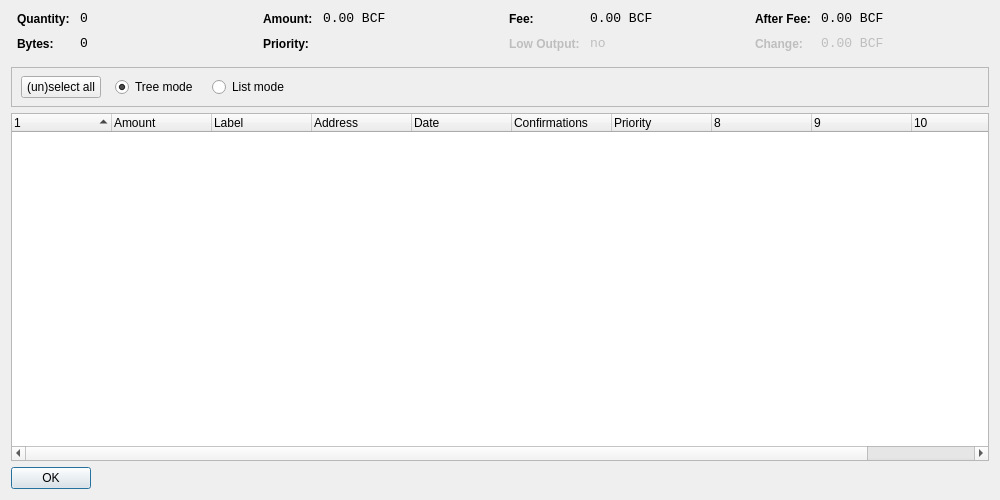
<?xml version="1.0" encoding="UTF-8"?>
<ui version="4.0">
 <class>CoinControlDialog</class>
 <widget class="QDialog" name="CoinControlDialog">
  <property name="geometry">
   <rect>
    <x>0</x>
    <y>0</y>
    <width>1000</width>
    <height>500</height>
   </rect>
  </property>
  <property name="windowTitle">
   <string>Coin Control</string>
  </property>
  <layout class="QVBoxLayout" name="verticalLayout">
   <item>
    <layout class="QHBoxLayout" name="horizontalLayoutTop" stretch="0,0,0,0">
     <property name="topMargin">
      <number>0</number>
     </property>
     <property name="bottomMargin">
      <number>10</number>
     </property>
     <item>
      <layout class="QFormLayout" name="formLayoutCoinControl1">
       <property name="horizontalSpacing">
        <number>10</number>
       </property>
       <property name="verticalSpacing">
        <number>10</number>
       </property>
       <property name="leftMargin">
        <number>6</number>
       </property>
       <property name="rightMargin">
        <number>6</number>
       </property>
       <item row="0" column="0">
        <widget class="QLabel" name="labelCoinControlQuantityText">
         <property name="styleSheet">
          <string notr="true">font-weight:bold;</string>
         </property>
         <property name="text">
          <string>Quantity:</string>
         </property>
        </widget>
       </item>
       <item row="0" column="1">
        <widget class="QLabel" name="labelCoinControlQuantity">
         <property name="font">
          <font>
           <family>Monospace</family>
           <pointsize>10</pointsize>
          </font>
         </property>
         <property name="cursor">
          <cursorShape>IBeamCursor</cursorShape>
         </property>
         <property name="contextMenuPolicy">
          <enum>Qt::ActionsContextMenu</enum>
         </property>
         <property name="text">
          <string>0</string>
         </property>
         <property name="textInteractionFlags">
          <set>Qt::LinksAccessibleByMouse|Qt::TextSelectableByKeyboard|Qt::TextSelectableByMouse</set>
         </property>
        </widget>
       </item>
       <item row="1" column="0">
        <widget class="QLabel" name="labelCoinControlBytesText">
         <property name="styleSheet">
          <string notr="true">font-weight:bold;</string>
         </property>
         <property name="text">
          <string>Bytes:</string>
         </property>
        </widget>
       </item>
       <item row="1" column="1">
        <widget class="QLabel" name="labelCoinControlBytes">
         <property name="font">
          <font>
           <family>Monospace</family>
           <pointsize>10</pointsize>
          </font>
         </property>
         <property name="cursor">
          <cursorShape>IBeamCursor</cursorShape>
         </property>
         <property name="contextMenuPolicy">
          <enum>Qt::ActionsContextMenu</enum>
         </property>
         <property name="text">
          <string>0</string>
         </property>
         <property name="textInteractionFlags">
          <set>Qt::LinksAccessibleByMouse|Qt::TextSelectableByKeyboard|Qt::TextSelectableByMouse</set>
         </property>
        </widget>
       </item>
      </layout>
     </item>
     <item>
      <layout class="QFormLayout" name="formLayoutCoinControl2">
       <property name="horizontalSpacing">
        <number>10</number>
       </property>
       <property name="verticalSpacing">
        <number>10</number>
       </property>
       <property name="leftMargin">
        <number>6</number>
       </property>
       <property name="rightMargin">
        <number>6</number>
       </property>
       <item row="0" column="0">
        <widget class="QLabel" name="labelCoinControlAmountText">
         <property name="styleSheet">
          <string notr="true">font-weight:bold;</string>
         </property>
         <property name="text">
          <string>Amount:</string>
         </property>
        </widget>
       </item>
       <item row="0" column="1">
        <widget class="QLabel" name="labelCoinControlAmount">
         <property name="font">
          <font>
           <family>Monospace</family>
           <pointsize>10</pointsize>
          </font>
         </property>
         <property name="cursor">
          <cursorShape>IBeamCursor</cursorShape>
         </property>
         <property name="contextMenuPolicy">
          <enum>Qt::ActionsContextMenu</enum>
         </property>
         <property name="text">
          <string>0.00 BCF</string>
         </property>
         <property name="textInteractionFlags">
          <set>Qt::LinksAccessibleByMouse|Qt::TextSelectableByKeyboard|Qt::TextSelectableByMouse</set>
         </property>
        </widget>
       </item>
       <item row="1" column="0">
        <widget class="QLabel" name="labelCoinControlPriorityText">
         <property name="styleSheet">
          <string notr="true">font-weight:bold;</string>
         </property>
         <property name="text">
          <string>Priority:</string>
         </property>
        </widget>
       </item>
       <item row="1" column="1">
        <widget class="QLabel" name="labelCoinControlPriority">
         <property name="font">
          <font>
           <family>Monospace</family>
           <pointsize>10</pointsize>
          </font>
         </property>
         <property name="cursor">
          <cursorShape>IBeamCursor</cursorShape>
         </property>
         <property name="contextMenuPolicy">
          <enum>Qt::ActionsContextMenu</enum>
         </property>
         <property name="text">
          <string/>
         </property>
         <property name="textInteractionFlags">
          <set>Qt::LinksAccessibleByMouse|Qt::TextSelectableByKeyboard|Qt::TextSelectableByMouse</set>
         </property>
        </widget>
       </item>
      </layout>
     </item>
     <item>
      <layout class="QFormLayout" name="formLayoutCoinControl3">
       <property name="horizontalSpacing">
        <number>10</number>
       </property>
       <property name="verticalSpacing">
        <number>10</number>
       </property>
       <property name="leftMargin">
        <number>6</number>
       </property>
       <property name="rightMargin">
        <number>6</number>
       </property>
       <item row="0" column="0">
        <widget class="QLabel" name="labelCoinControlFeeText">
         <property name="styleSheet">
          <string notr="true">font-weight:bold;</string>
         </property>
         <property name="text">
          <string>Fee:</string>
         </property>
        </widget>
       </item>
       <item row="0" column="1">
        <widget class="QLabel" name="labelCoinControlFee">
         <property name="font">
          <font>
           <family>Monospace</family>
           <pointsize>10</pointsize>
          </font>
         </property>
         <property name="cursor">
          <cursorShape>IBeamCursor</cursorShape>
         </property>
         <property name="contextMenuPolicy">
          <enum>Qt::ActionsContextMenu</enum>
         </property>
         <property name="text">
          <string>0.00 BCF</string>
         </property>
         <property name="textInteractionFlags">
          <set>Qt::LinksAccessibleByMouse|Qt::TextSelectableByKeyboard|Qt::TextSelectableByMouse</set>
         </property>
        </widget>
       </item>
       <item row="1" column="0">
        <widget class="QLabel" name="labelCoinControlLowOutputText">
         <property name="enabled">
          <bool>false</bool>
         </property>
         <property name="styleSheet">
          <string notr="true">font-weight:bold;</string>
         </property>
         <property name="text">
          <string>Low Output:</string>
         </property>
        </widget>
       </item>
       <item row="1" column="1">
        <widget class="QLabel" name="labelCoinControlLowOutput">
         <property name="enabled">
          <bool>false</bool>
         </property>
         <property name="font">
          <font>
           <family>Monospace</family>
           <pointsize>10</pointsize>
          </font>
         </property>
         <property name="cursor">
          <cursorShape>IBeamCursor</cursorShape>
         </property>
         <property name="contextMenuPolicy">
          <enum>Qt::ActionsContextMenu</enum>
         </property>
         <property name="text">
          <string>no</string>
         </property>
         <property name="textInteractionFlags">
          <set>Qt::LinksAccessibleByMouse|Qt::TextSelectableByKeyboard|Qt::TextSelectableByMouse</set>
         </property>
        </widget>
       </item>
      </layout>
     </item>
     <item>
      <layout class="QFormLayout" name="formLayoutCoinControl4">
       <property name="horizontalSpacing">
        <number>10</number>
       </property>
       <property name="verticalSpacing">
        <number>10</number>
       </property>
       <property name="leftMargin">
        <number>6</number>
       </property>
       <property name="rightMargin">
        <number>6</number>
       </property>
       <item row="0" column="0">
        <widget class="QLabel" name="labelCoinControlAfterFeeText">
         <property name="styleSheet">
          <string notr="true">font-weight:bold;</string>
         </property>
         <property name="text">
          <string>After Fee:</string>
         </property>
        </widget>
       </item>
       <item row="0" column="1">
        <widget class="QLabel" name="labelCoinControlAfterFee">
         <property name="font">
          <font>
           <family>Monospace</family>
           <pointsize>10</pointsize>
          </font>
         </property>
         <property name="cursor">
          <cursorShape>IBeamCursor</cursorShape>
         </property>
         <property name="contextMenuPolicy">
          <enum>Qt::ActionsContextMenu</enum>
         </property>
         <property name="text">
          <string>0.00 BCF</string>
         </property>
         <property name="textInteractionFlags">
          <set>Qt::LinksAccessibleByMouse|Qt::TextSelectableByKeyboard|Qt::TextSelectableByMouse</set>
         </property>
        </widget>
       </item>
       <item row="1" column="0">
        <widget class="QLabel" name="labelCoinControlChangeText">
         <property name="enabled">
          <bool>false</bool>
         </property>
         <property name="styleSheet">
          <string notr="true">font-weight:bold;</string>
         </property>
         <property name="text">
          <string>Change:</string>
         </property>
        </widget>
       </item>
       <item row="1" column="1">
        <widget class="QLabel" name="labelCoinControlChange">
         <property name="enabled">
          <bool>false</bool>
         </property>
         <property name="font">
          <font>
           <family>Monospace</family>
           <pointsize>10</pointsize>
          </font>
         </property>
         <property name="cursor">
          <cursorShape>IBeamCursor</cursorShape>
         </property>
         <property name="contextMenuPolicy">
          <enum>Qt::ActionsContextMenu</enum>
         </property>
         <property name="text">
          <string>0.00 BCF</string>
         </property>
         <property name="textInteractionFlags">
          <set>Qt::LinksAccessibleByMouse|Qt::TextSelectableByKeyboard|Qt::TextSelectableByMouse</set>
         </property>
        </widget>
       </item>
      </layout>
     </item>
    </layout>
   </item>
   <item>
    <widget class="QFrame" name="frame">
     <property name="minimumSize">
      <size>
       <width>0</width>
       <height>40</height>
      </size>
     </property>
     <property name="frameShape">
      <enum>QFrame::StyledPanel</enum>
     </property>
     <property name="frameShadow">
      <enum>QFrame::Sunken</enum>
     </property>
     <widget class="QWidget" name="horizontalLayoutWidget">
      <property name="geometry">
       <rect>
        <x>10</x>
        <y>0</y>
        <width>781</width>
        <height>41</height>
       </rect>
      </property>
      <layout class="QHBoxLayout" name="horizontalLayoutPanel" stretch="0,0,0,0,0">
       <property name="spacing">
        <number>14</number>
       </property>
       <item>
        <widget class="QPushButton" name="pushButtonSelectAll">
         <property name="sizePolicy">
          <sizepolicy hsizetype="Maximum" vsizetype="Fixed">
           <horstretch>0</horstretch>
           <verstretch>0</verstretch>
          </sizepolicy>
         </property>
         <property name="text">
          <string>(un)select all</string>
         </property>
        </widget>
       </item>
       <item>
        <widget class="QRadioButton" name="radioTreeMode">
         <property name="sizePolicy">
          <sizepolicy hsizetype="Maximum" vsizetype="Fixed">
           <horstretch>0</horstretch>
           <verstretch>0</verstretch>
          </sizepolicy>
         </property>
         <property name="text">
          <string>Tree mode</string>
         </property>
         <property name="checked">
          <bool>true</bool>
         </property>
        </widget>
       </item>
       <item>
        <widget class="QRadioButton" name="radioListMode">
         <property name="sizePolicy">
          <sizepolicy hsizetype="Maximum" vsizetype="Fixed">
           <horstretch>0</horstretch>
           <verstretch>0</verstretch>
          </sizepolicy>
         </property>
         <property name="text">
          <string>List mode</string>
         </property>
        </widget>
       </item>
       <item>
        <spacer name="horizontalSpacer">
         <property name="orientation">
          <enum>Qt::Horizontal</enum>
         </property>
         <property name="sizeHint" stdset="0">
          <size>
           <width>40</width>
           <height>20</height>
          </size>
         </property>
        </spacer>
       </item>
      </layout>
     </widget>
    </widget>
   </item>
   <item>
    <widget class="CoinControlTreeWidget" name="treeWidget">
     <property name="contextMenuPolicy">
      <enum>Qt::CustomContextMenu</enum>
     </property>
     <property name="sortingEnabled">
      <bool>false</bool>
     </property>
     <property name="columnCount">
      <number>11</number>
     </property>
     <attribute name="headerShowSortIndicator" stdset="0">
      <bool>true</bool>
     </attribute>
     <attribute name="headerStretchLastSection">
      <bool>false</bool>
     </attribute>
     <column>
      <property name="text">
       <string/>
      </property>
     </column>
     <column>
      <property name="text">
       <string>Amount</string>
      </property>
     </column>
     <column>
      <property name="text">
       <string>Label</string>
      </property>
     </column>
     <column>
      <property name="text">
       <string>Address</string>
      </property>
     </column>
     <column>
      <property name="text">
       <string>Date</string>
      </property>
     </column>
     <column>
      <property name="text">
       <string>Confirmations</string>
      </property>
      <property name="toolTip">
       <string>Confirmed</string>
      </property>
     </column>
     <column>
      <property name="text">
       <string>Priority</string>
      </property>
     </column>
     <column>
      <property name="text">
       <string/>
      </property>
     </column>
     <column>
      <property name="text">
       <string/>
      </property>
     </column>
     <column>
      <property name="text">
       <string/>
      </property>
     </column>
     <column>
      <property name="text">
       <string/>
      </property>
     </column>
    </widget>
   </item>
   <item>
    <widget class="QDialogButtonBox" name="buttonBox">
     <property name="sizePolicy">
      <sizepolicy hsizetype="Maximum" vsizetype="Fixed">
       <horstretch>0</horstretch>
       <verstretch>0</verstretch>
      </sizepolicy>
     </property>
     <property name="orientation">
      <enum>Qt::Horizontal</enum>
     </property>
     <property name="standardButtons">
      <set>QDialogButtonBox::Ok</set>
     </property>
    </widget>
   </item>
  </layout>
 </widget>
 <customwidgets>
  <customwidget>
   <class>CoinControlTreeWidget</class>
   <extends>QTreeWidget</extends>
   <header>coincontroltreewidget.h</header>
  </customwidget>
 </customwidgets>
 <resources/>
 <connections/>
</ui>
